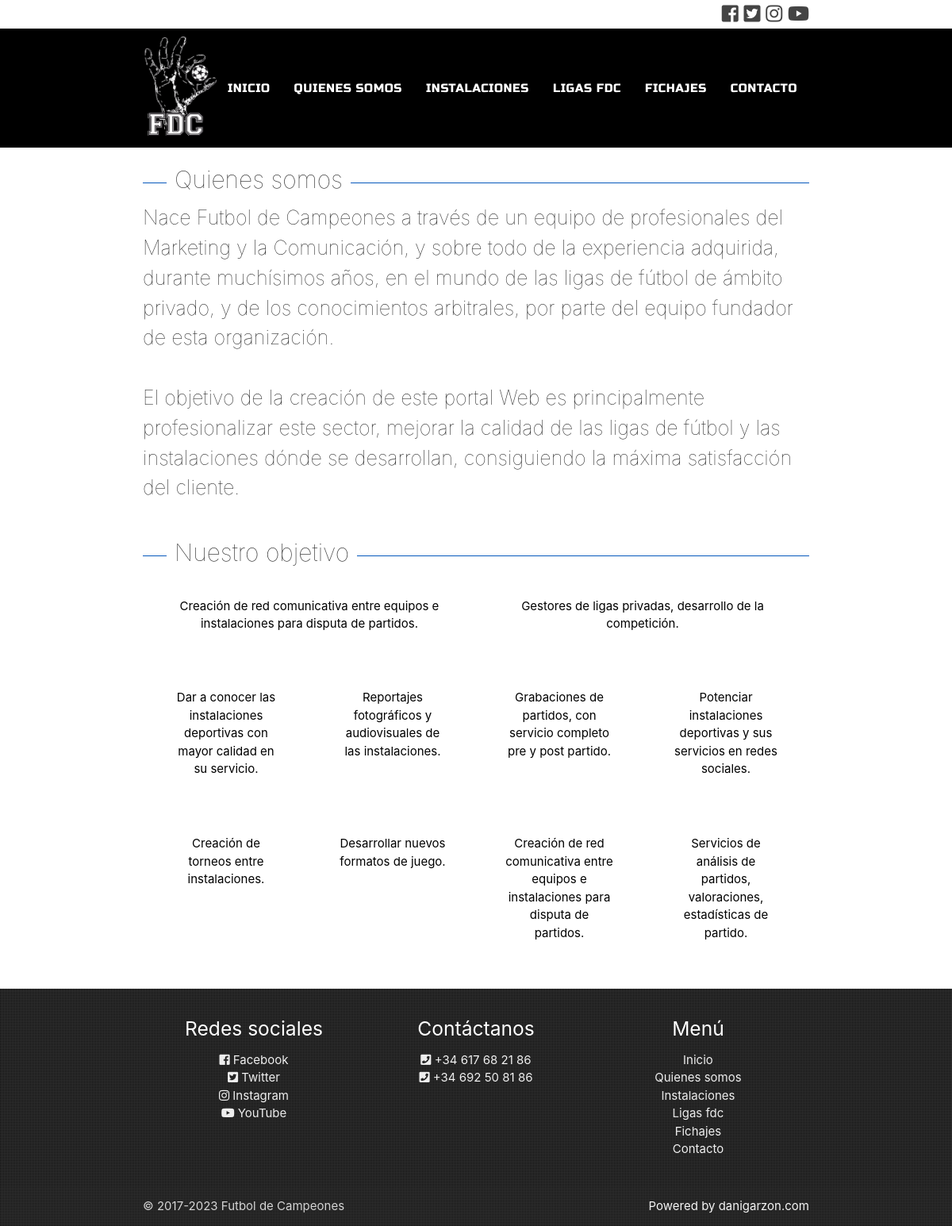
The page /quienes-somos.php on the database its author committed.
### tables this page shows
CREATE TABLE `cms_settings` (
  `id` int(10) unsigned NOT NULL AUTO_INCREMENT,
  `site` varchar(255) DEFAULT NULL,
  `sitename` varchar(255) DEFAULT NULL,
  `colorsv` varchar(255) DEFAULT NULL,
  `rankadmin` varchar(255) DEFAULT NULL,
  PRIMARY KEY (`id`)
);

### inc/core.php (called while the page is built, shortened)
<?php
	$Var = mysql_query("SELECT * FROM cms_settings");
	$settings = mysql_fetch_assoc($Var);
	$config = array(
		"logo"		=>		$site . "/images/logo.png",
		"site"		=>		$settings['site'],
		"sitename"	=>		$settings['sitename'],
		"colorsv"	=>		$settings['colorsv'],
		"rankadmin"	=>		"3",
		"rankarb"	=>		"2",
	);
?>

### quienes-somos.php (the view, shortened to what this page needs)
<?php
	require 'src/header.php';
?>
<div class="container">
<div class="section"><span>Quienes somos</span></div>
<div class="col s12 m12">
<p class="flow-text" style="font-weight: 100;">
Nace <?php echo $config['sitename']; ?> a través de un equipo de profesionales del Marketing y la Comunicación, y sobre todo de la experiencia adquirida, durante muchísimos años, en el mundo de las ligas de fútbol de ámbito privado, y de los conocimientos arbitrales, por parte del equipo fundador de esta organización.
<br><br>
El objetivo de la creación de este portal Web es principalmente profesionalizar este sector, mejorar la calidad de las ligas de fútbol y las instalaciones dónde se desarrollan, consiguiendo la máxima satisfacción del cliente.
</p>
</div>
<div class="section"><span>Nuestro objetivo</span></div>
  <div class="row">
	<div class="col s12 m6">
      <div class="card" style="box-shadow: none;">
        <div class="card-content black-text center">
          <p>Creación de red comunicativa entre equipos e instalaciones para disputa de partidos.</p>
        </div>
      </div>
    </div>
	<div class="col s12 m6">
      <div class="card" style="box-shadow: none;">
        <div class="card-content black-text center">
          <p>Gestores de ligas privadas, desarrollo de la competición.</p>
        </div>
      </div>
    </div>
    <div class="col s12 m3">
      <div class="card" style="box-shadow: none;">
        <div class="card-content black-text center">
          <p>Dar a conocer las instalaciones deportivas con mayor calidad en su servicio.</p>
        </div>
      </div>
    </div>
	<div class="col s12 m3">
      <div class="card" style="box-shadow: none;">
        <div class="card-content black-text center">
          <p>Reportajes fotográficos y audiovisuales de las instalaciones.</p>
        </div>
      </div>
    </div>
	<div class="col s12 m3">
      <div class="card" style="box-shadow: none;">
        <div class="card-content black-text center">
          <p>Grabaciones de partidos, con servicio completo pre y post partido.</p>
        </div>
      </div>
    </div>
	<div class="col s12 m3">
      <div class="card" style="box-shadow: none;">
        <div class="card-content black-text center">
          <p>Potenciar instalaciones deportivas y sus servicios en redes sociales.</p>
        </div>
      </div>
    </div>
	<div class="col s12 m12"></div>
	<div class="col s12 m3">
      <div class="card" style="box-shadow: none;">
        <div class="card-content black-text center">
          <p>Creación de torneos entre instalaciones.</p>
        </div>
      </div>
    </div>
	<div class="col s12 m3">
      <div class="card" style="box-shadow: none;">
        <div class="card-content black-text center">
          <p>Desarrollar nuevos formatos de juego.</p>
        </div>
      </div>
    </div>
	<div class="col s12 m3">
      <div class="card" style="box-shadow: none;">
        <div class="card-content black-text center">
          <p>Creación de red comunicativa entre equipos e instalaciones para disputa de partidos.</p>
        </div>
      </div>
    </div>
	<div class="col s12 m3">
      <div class="card" style="box-shadow: none;">
        <div class="card-content black-text center">
          <p>Servicios de análisis de partidos, valoraciones, estadísticas de partido.</p>
        </div>
      </div>
    </div>
  </div>
</div>
<?php
	require 'src/footer.php';
?>

### src/header.php (shortened to what this page needs)
<?php
	require 'inc/core.php';
?>
  <!DOCTYPE html>
  <html>
    <head>
      <link type="text/css" rel="stylesheet" href="<?php echo $config['site']; ?>/src/css/materialize.min.css"  media="screen,projection"/>
	  <link rel="stylesheet" href="<?php echo $config['site']; ?>/src/css/fontawesome-all.css">
    </head>
    <body>
	<div class="container" style="text-align: right;font-size: 24px;">
	<a style="color: #444 !important;" class="grey-text text-lighten-3" href="https://www.facebook.com/FDCFutbol/"><i class="fab fa-facebook-square"></i> </a>
	<a style="color: #444 !important;" class="grey-text text-lighten-3" href="https://twitter.com/FDCFutbol"><i class="fab fa-twitter-square"></i> </a>
	<a style="color: #444 !important;" class="grey-text text-lighten-3" href="https://www.youtube.com/channel/UCyyrARtwH3B5b6yeYoJ8HFA"><i class="fab fa-instagram"></i> </a>
	<a style="color: #444 !important;" class="grey-text text-lighten-3" href="https://www.instagram.com/fdcfutbol/"><i class="fab fa-youtube"></i> </a>
	</div>
  <nav>
    <div class="nav-wrapper">
	<div class="container">
      <a href="<?php echo $config['site']; ?>" class="brand-logo"><img style="width: 130px;margin-top: 10px;" src="<?php echo $config['site']; ?>/src/img/logo.png"></a>
      <ul id="nav-mobile" class="right hide-on-med-and-down">
        <li><a href="<?php echo $config['site']; ?>/home">Inicio</a></li>
        <li><a href="<?php echo $config['site']; ?>/quienes-somos">Quienes somos</a></li>
        <li><a href="<?php echo $config['site']; ?>/instalaciones/Barcelona">Instalaciones</a></li>
        <li><a href="<?php echo $config['site']; ?>/#">Ligas fdc</a></li>
        <li><a href="<?php echo $config['site']; ?>/#">Fichajes</a></li>
        <li><a href="<?php echo $config['site']; ?>/contacto">Contacto</a></li>
      </ul>
    </div>
    </div>
  </nav>

### src/footer.php (shortened to what this page needs)
<footer class="page-footer">
  <div class="container">
    <div class="row">
      <div class="col s12 m4" style="text-align: center;">
        <h5 class="white-text">Redes sociales</h5>
        <ul>
          <li><a class="grey-text text-lighten-3" href="https://www.facebook.com/FDCFutbol/"><i class="fab fa-facebook-square"></i> Facebook</a></li>
          <li><a class="grey-text text-lighten-3" href="https://twitter.com/FDCFutbol"><i class="fab fa-twitter-square"></i> Twitter</a></li>
          <li><a class="grey-text text-lighten-3" href="https://www.youtube.com/channel/UCyyrARtwH3B5b6yeYoJ8HFA"><i class="fab fa-instagram"></i> Instagram</a></li>
          <li><a class="grey-text text-lighten-3" href="https://www.instagram.com/fdcfutbol/"><i class="fab fa-youtube"></i> YouTube</a></li>
        </ul>
      </div>
	  <div class="col s12 m4" style="text-align: center;">
        <h5 class="white-text">Contáctanos</h5>
        <ul>
          <li><a class="grey-text text-lighten-3" href="tel:+34617682186"><i class="fas fa-phone-square"></i> +34 617 68 21 86</a></li>
          <li><a class="grey-text text-lighten-3" href="tel:+34692508186"><i class="fas fa-phone-square"></i> +34 692 50 81 86</a></li>
        </ul>
      </div>
	  <div class="col s12 m4" style="text-align: center;">
        <h5 class="white-text">Menú</h5>
        <ul>
          <li><a class="grey-text text-lighten-3" href="">Inicio</a></li>
          <li><a class="grey-text text-lighten-3" href="">Quienes somos</a></li>
          <li><a class="grey-text text-lighten-3" href="">Instalaciones</a></li>
          <li><a class="grey-text text-lighten-3" href="">Ligas fdc</a></li>
          <li><a class="grey-text text-lighten-3" href="">Fichajes</a></li>
          <li><a class="grey-text text-lighten-3" href="">Contacto</a></li>
        </ul>
      </div>
    </div>
  </div>
  <div class="footer-copyright">
    <div class="container">
    © 2017-<?php echo date("Y"); ?> <?php echo $config['sitename']; ?>
    <a class="grey-text text-lighten-4 right" href="http://danigarzon.com/">Powered by danigarzon.com</a>
    </div>
  </div>
</footer>
    </body>
  </html>

### rows shown on the page
cms_settings: site (picture), sitename "Futbol de Campeones"
